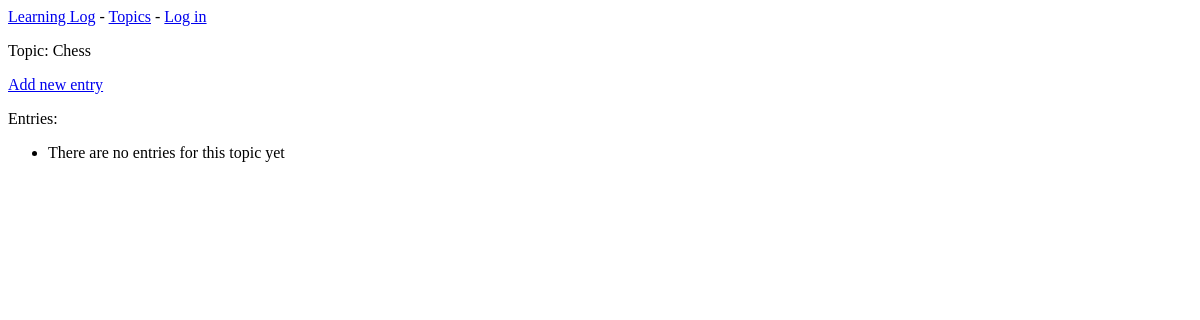
The page /topic/1/ on the database as committed earlier.
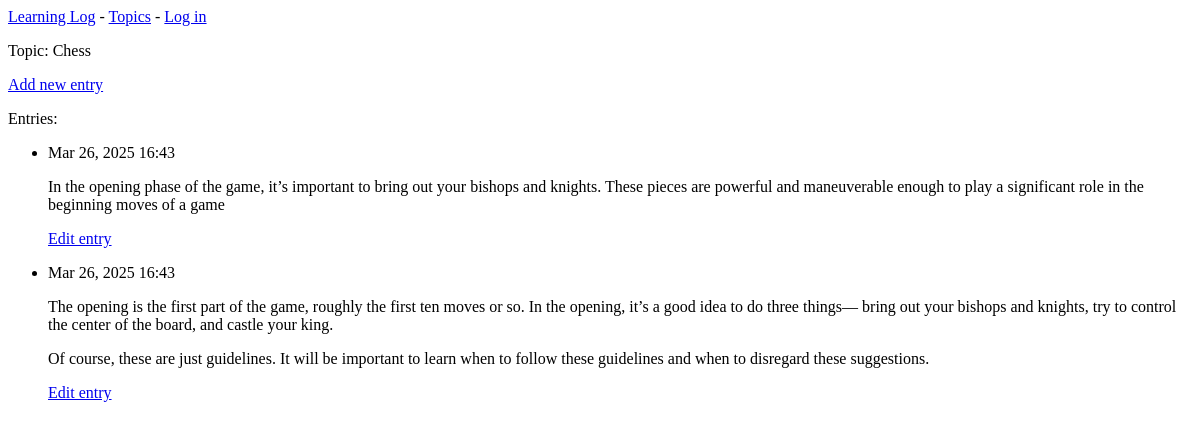
The same page on the database as committed later.
### learning_logs/models.py (models this page shows, shortened)
class Topic(models.Model):
    text = models.CharField(max_length = 200)
    date_added = models.DateTimeField(auto_now_add = True)
    def __str__(self):
        return self.text

class Entry(models.Model):
    topic = models.ForeignKey(Topic, on_delete = models.CASCADE)
    text = models.TextField()
    date_added = models.DateTimeField(auto_now_add = True)
    class Meta:
        verbose_name_plural = 'Entries'

### learning_logs/views.py (the view)
# urls.py: path('topic/<int:topic_id>/', views.topic, name = 'topic'),
def topic(request, topic_id):
    topic = Topic.objects.get(id = topic_id)
    entries = topic.entry_set.order_by('-date_added')
    context = {'topic': topic, 'entries': entries}
    return render(request, 'learning_logs/topic.html', context)

### learning_logs/templates/learning_logs/topic.html
{% extends 'learning_logs/base.html' %}
{% block content %}
    <p>Topic: {{ topic }}</p>
    <p>
        <a href = "{% url 'learning_logs:new_entry' topic.id %}">Add new entry</a>
    </p>
    <p>Entries:</p>
    <ul>
    {% for entry in entries %}
        <li>
            <p>
                {{ entry.date_added|date:'M d, Y H:i' }}</p>
            <p>
                {{ entry.text|linebreaks }}</p>
            <p>
                <a href = "{% url 'learning_logs:edit_entry' topic.id entry.id %}">Edit entry</a>
            </p>
        </li>
    {% empty %}
        <li>There are no entries for this topic yet</li>
    {% endfor %}
    </ul>
{% endblock content %}

### learning_logs/templates/learning_logs/base.html
<p>
    <a href = "{% url 'learning_logs:index' %}">Learning Log</a> -
    <a href = "{% url 'learning_logs:topics' %}">Topics</a> -
    {% if user.is_authenticated %}
        Hello, {{ user.username }}
        <form action = "{% url 'users:logout' %}" method = 'post'>
            {% csrf_token %}
            <button type = "submit">Log out</button>
        </form>
    {% else %}
        <a href = "{% url 'users:login' %}">Log in</a>
    {% endif %}
</p>
{% block content %}{% endblock content %}

Rows that differ between the two databases and show on the page:
added Entry: date_added "Mar 26, 2025 16:43", text "In the opening phase of the game, it’s important to bring out your bishops and knights. These pieces are powerful and maneuverable enough to play a significant role in the beginning moves of a game"
added Entry: date_added "Mar 26, 2025 16:43", text "The opening is the first part of the game, roughly the first ten moves or so. In the opening, it’s a good idea to do three things— bring out your bishops and knights, try to control the center of the board, and castle your king. Of course, these are just guidelines. It will be important to learn when to follow these guidelines and when to disregard these suggestions."
Other text that changed with them:
text no longer shown: "There are no entries for this topic yet"
